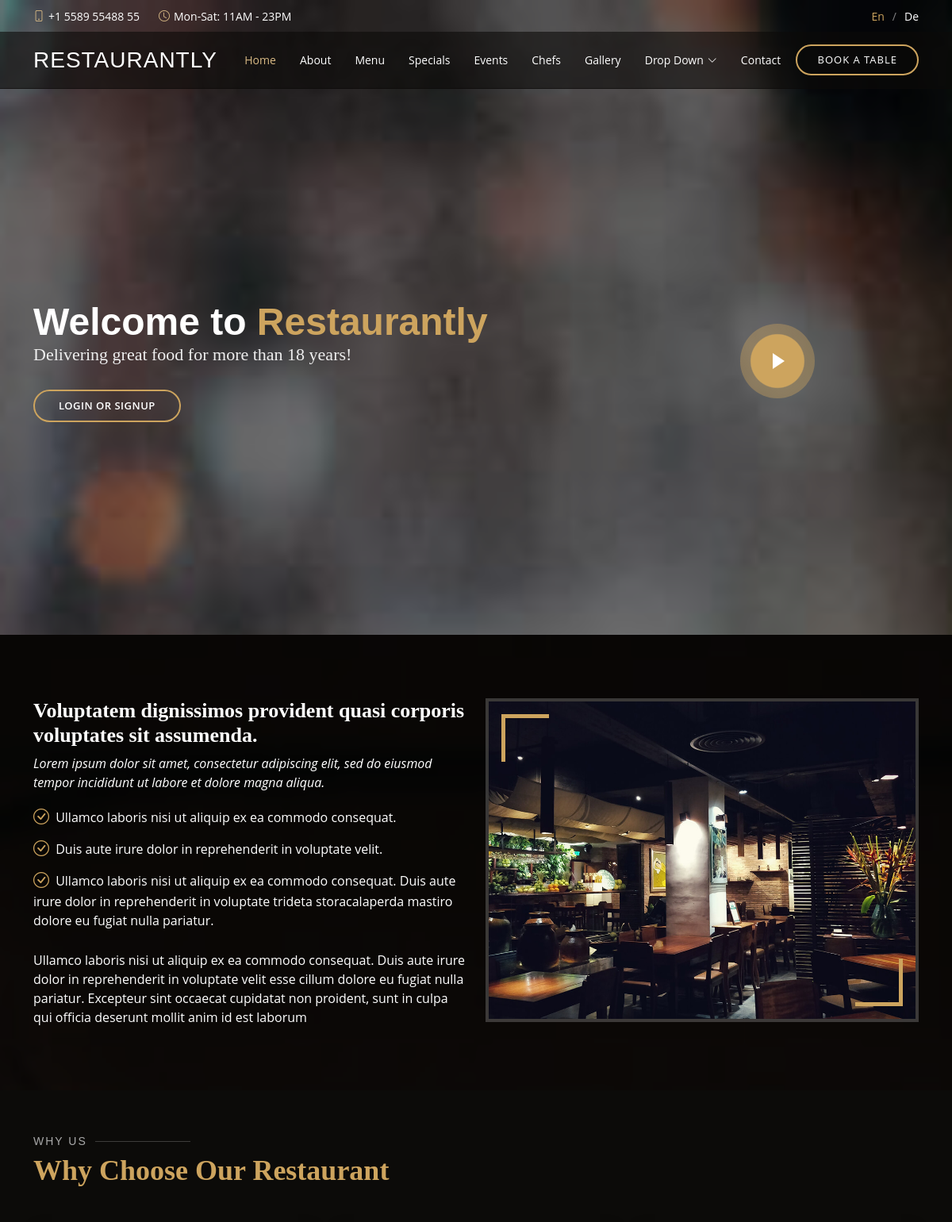
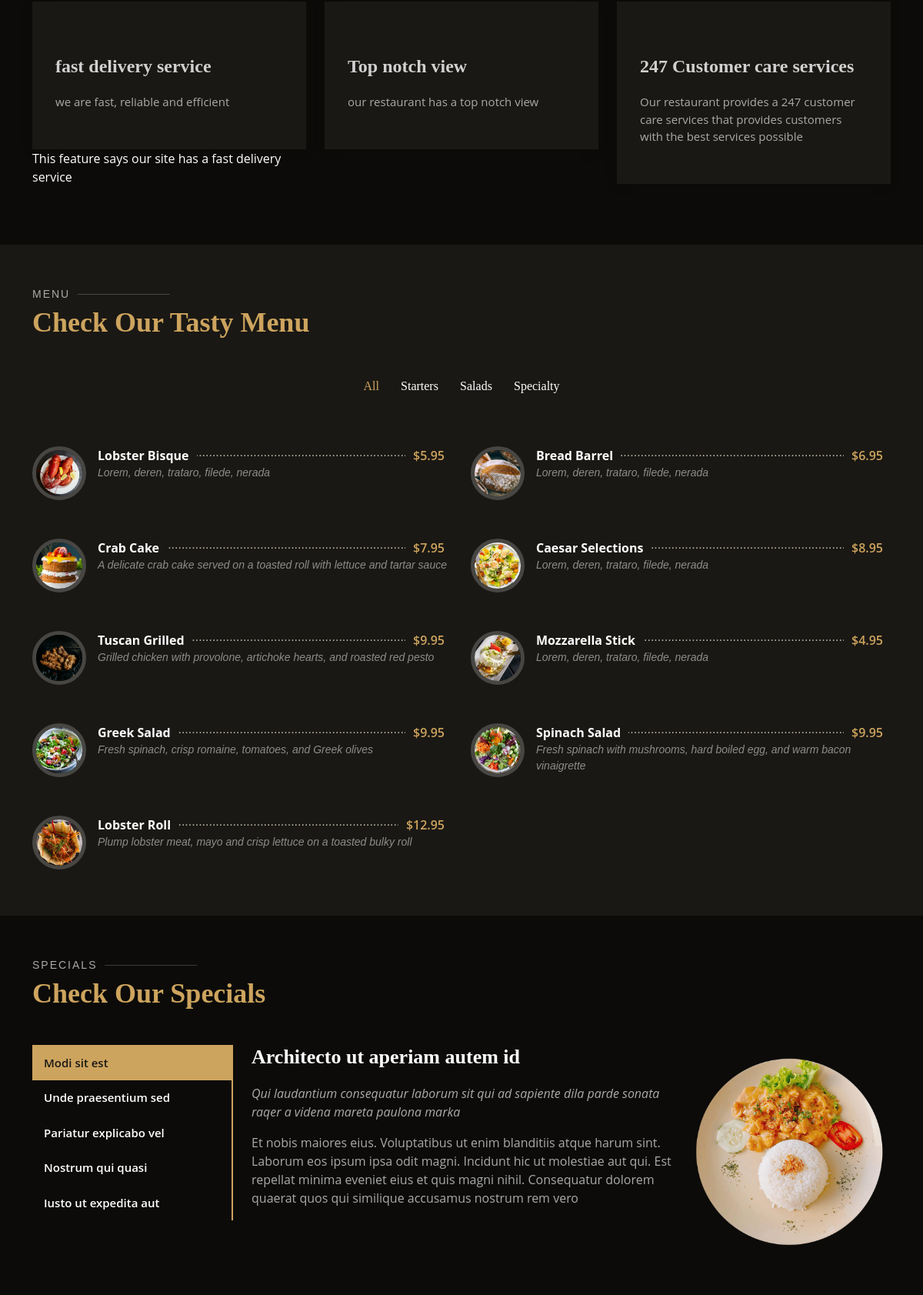
The page / (upper part) on the database its author committed (2 pictures, top to bottom).
### myapp/models.py (models this page shows)
class Feature(models.Model):
    name = models.CharField(max_length=100, default='default name value')
    details = models.CharField(max_length=500, default='default details value')

### myapp/views.py (the view)
# urls.py: path('', views.index, name= 'index'),
def index(request):
    features = Feature.objects.all()
    return render(request, 'index.html', {'features':features})

### Templates/index.html (shortened to what this page needs)
{% load static %}
<!DOCTYPE html>
<html lang="en">
<head>
  <link href="{% static ' assets/vendor/animate.css/animate.min.css' %}" rel="stylesheet">
  <link href="{% static ' assets/vendor/aos/aos.css" rel="stylesheet' %}">
  <link href="{% static ' assets/vendor/bootstrap/css/bootstrap.min.css' %}" rel="stylesheet">
  <link href="{% static ' assets/vendor/bootstrap-icons/bootstrap-icons.css' %}" rel="stylesheet">
  <link href="{% static ' assets/vendor/boxicons/css/boxicons.min.css' %}" rel="stylesheet">
  <link href="{% static ' assets/vendor/glightbox/css/glightbox.min.css' %}" rel="stylesheet">
  <link href="{% static ' assets/vendor/swiper/swiper-bundle.min.css' %}" rel="stylesheet">
  <link href="{% static 'assets/css/style.css' %}" rel="stylesheet">
</head>
<body>
  <div id="topbar" class="d-flex align-items-center fixed-top">
    <div class="container d-flex justify-content-center justify-content-md-between">
      <div class="contact-info d-flex align-items-center">
        <i class="bi bi-phone d-flex align-items-center"><span>+1 5589 55488 55</span></i>
        <i class="bi bi-clock d-flex align-items-center ms-4"><span> Mon-Sat: 11AM - 23PM</span></i>
      </div>
      <div class="languages d-none d-md-flex align-items-center">
        <ul>
          <li>En</li>
          <li><a href="#">De</a></li>
        </ul>
      </div>
    </div>
  </div>
  <header id="header" class="fixed-top d-flex align-items-cente">
    <div class="container-fluid container-xl d-flex align-items-center justify-content-lg-between">
      <h1 class="logo me-auto me-lg-0"><a href="index.html">Restaurantly</a></h1>
      <nav id="navbar" class="navbar order-last order-lg-0">
        <ul>
          <li><a class="nav-link scrollto active" href="#hero">Home</a></li>
          <li><a class="nav-link scrollto" href="#about">About</a></li>
          <li><a class="nav-link scrollto" href="#menu">Menu</a></li>
          <li><a class="nav-link scrollto" href="#specials">Specials</a></li>
          <li><a class="nav-link scrollto" href="#events">Events</a></li>
          <li><a class="nav-link scrollto" href="#chefs">Chefs</a></li>
          <li><a class="nav-link scrollto" href="#gallery">Gallery</a></li>
          <li class="dropdown"><a href="#"><span>Drop Down</span> <i class="bi bi-chevron-down"></i></a>
          </li>
          <li><a class="nav-link scrollto" href="#contact">Contact</a></li>
        </ul>
      </nav>
      <a href="#book-a-table" class="book-a-table-btn scrollto d-none d-lg-flex">Book a table</a>
    </div>
  </header>
  <section id="hero" class="d-flex align-items-center">
    <div class="container position-relative text-center text-lg-start" data-aos="zoom-in" data-aos-delay="100">
      <div class="row">
        <div class="col-lg-8">
          {% if user.is_authenticated %}
          <h1>Welcome, <span>{{user.username}}</span></h1>
          <h2>Delivering great food for more than 18 years!</h2>
          {% else %}
          <h1>Welcome to <span>Restaurantly</span></h1>
          <h2>Delivering great food for more than 18 years!</h2>
          {% endif %}
          <div class="btns">
            {% if user.is_authenticated %}
            <a href="" class="btn-menu animated fadeInUp scrollto">Logout</a>
            <a href="#menu" class="btn-menu animated fadeInUp scrollto">Our Menu</a>
            <a href="#book-a-table" class="btn-book animated fadeInUp scrollto">Book a Table</a>
            {% else %}
            <a href="login.html" class="btn-menu animated fadeInUp scrollto">login or signup</a>
            {% endif %}
          </div>
        </div>
        <div class="col-lg-4 d-flex align-items-center justify-content-center position-relative" data-aos="zoom-in" data-aos-delay="200">
          <a href="https://www.youtube.com/watch?v=u6BOC7CDUTQ" class="glightbox play-btn"></a>
        </div>
      </div>
    </div>
  </section>
  <main id="main">
    <section id="about" class="about">
      <div class="container" data-aos="fade-up">
        <div class="row">
          <div class="col-lg-6 order-1 order-lg-2" data-aos="zoom-in" data-aos-delay="100">
            <div class="about-img">
              <img src="{% static 'assets/img/about.jpg' %}" alt="">
            </div>
          </div>
          <div class="col-lg-6 pt-4 pt-lg-0 order-2 order-lg-1 content">
            <h3>Voluptatem dignissimos provident quasi corporis voluptates sit assumenda.</h3>
            <p class="fst-italic">
              Lorem ipsum dolor sit amet, consectetur adipiscing elit, sed do eiusmod tempor incididunt ut labore et dolore
              magna aliqua.
            </p>
            <ul>
              <li><i class="bi bi-check-circle"></i> Ullamco laboris nisi ut aliquip ex ea commodo consequat.</li>
              <li><i class="bi bi-check-circle"></i> Duis aute irure dolor in reprehenderit in voluptate velit.</li>
              <li><i class="bi bi-check-circle"></i> Ullamco laboris nisi ut aliquip ex ea commodo consequat. Duis aute irure dolor in reprehenderit in voluptate trideta storacalaperda mastiro dolore eu fugiat nulla pariatur.</li>
            </ul>
            <p>
              Ullamco laboris nisi ut aliquip ex ea commodo consequat. Duis aute irure dolor in reprehenderit in voluptate
              velit esse cillum dolore eu fugiat nulla pariatur. Excepteur sint occaecat cupidatat non proident, sunt in
              culpa qui officia deserunt mollit anim id est laborum
            </p>
          </div>
        </div>
      </div>
    </section>
    <section id="why-us" class="why-us">
      <div class="container" data-aos="fade-up">
        <div class="section-title">
          <h2>Why Us</h2>
          <p>Why Choose Our Restaurant</p>
        </div>
        <div class="row">
         {% for feature in features %}
          <div class="col-lg-4">
            <div class="box" data-aos="zoom-in" data-aos-delay="100">
              <h4>{{feature.name}}</h4>
              <p>{{feature.details}}</p>
            </div>
            {% if feature.name == 'fast delivery service' %}
            <p>This feature says our site has a fast delivery service</p>
            {% endif %}
          </div>
          {% endfor %}
      </div>
    </section>
    <section id="menu" class="menu section-bg">
      <div class="container" data-aos="fade-up">
        <div class="section-title">
          <h2>Menu</h2>
          <p>Check Our Tasty Menu</p>
        </div>
        <div class="row" data-aos="fade-up" data-aos-delay="100">
          <div class="col-lg-12 d-flex justify-content-center">
            <ul id="menu-flters">
              <li data-filter="*" class="filter-active">All</li>
              <li data-filter=".filter-starters">Starters</li>
              <li data-filter=".filter-salads">Salads</li>
              <li data-filter=".filter-specialty">Specialty</li>
            </ul>
          </div>
        </div>
        <div class="row menu-container" data-aos="fade-up" data-aos-delay="200">
          <div class="col-lg-6 menu-item filter-starters">
            <img src="{% static 'assets/img/menu/lobster-bisque.jpg' %}" class="menu-img" alt="">
            <div class="menu-content">
              <a href="#">Lobster Bisque</a><span>$5.95</span>
            </div>
            <div class="menu-ingredients">
              Lorem, deren, trataro, filede, nerada
            </div>
          </div>
          <div class="col-lg-6 menu-item filter-specialty">
            <img src="{% static 'assets/img/menu/bread-barrel.jpg' %}" class="menu-img" alt="">
            <div class="menu-content">
              <a href="#">Bread Barrel</a><span>$6.95</span>
            </div>
            <div class="menu-ingredients">
              Lorem, deren, trataro, filede, nerada
            </div>
          </div>
          <div class="col-lg-6 menu-item filter-starters">
            <img src="{% static 'assets/img/menu/cake.jpg' %}" class="menu-img" alt="">
            <div class="menu-content">
              <a href="#">Crab Cake</a><span>$7.95</span>
            </div>
            <div class="menu-ingredients">
              A delicate crab cake served on a toasted roll with lettuce and tartar sauce
            </div>
          </div>
          <div class="col-lg-6 menu-item filter-salads">
            <img src="{% static 'assets/img/menu/caesar.jpg' %}" class="menu-img" alt="">
            <div class="menu-content">
              <a href="#">Caesar Selections</a><span>$8.95</span>
            </div>
            <div class="menu-ingredients">
              Lorem, deren, trataro, filede, nerada
            </div>
          </div>
          <div class="col-lg-6 menu-item filter-specialty">
            <img src="{% static 'assets/img/menu/tuscan-grilled.jpg' %}" class="menu-img" alt="">
            <div class="menu-content">
              <a href="#">Tuscan Grilled</a><span>$9.95</span>
            </div>
            <div class="menu-ingredients">
              Grilled chicken with provolone, artichoke hearts, and roasted red pesto
            </div>
          </div>
          <div class="col-lg-6 menu-item filter-starters">
            <img src="{% static 'assets/img/menu/mozzarella.jpg' %}" class="menu-img" alt="">
            <div class="menu-content">
              <a href="#">Mozzarella Stick</a><span>$4.95</span>
            </div>
            <div class="menu-ingredients">
              Lorem, deren, trataro, filede, nerada
            </div>
          </div>
          <div class="col-lg-6 menu-item filter-salads">
            <img src="{% static 'assets/img/menu/greek-salad.jpg' %}" class="menu-img" alt="">
            <div class="menu-content">
              <a href="#">Greek Salad</a><span>$9.95</span>
            </div>
            <div class="menu-ingredients">
              Fresh spinach, crisp romaine, tomatoes, and Greek olives
            </div>
          </div>
          <div class="col-lg-6 menu-item filter-salads">
            <img src="{% static 'assets/img/menu/spinach-salad.jpg' %}" class="menu-img" alt="">
            <div class="menu-content">
              <a href="#">Spinach Salad</a><span>$9.95</span>
            </div>
            <div class="menu-ingredients">
              Fresh spinach with mushrooms, hard boiled egg, and warm bacon vinaigrette
            </div>
          </div>
          <div class="col-lg-6 menu-item filter-specialty">
            <img src="{% static 'assets/img/menu/lobster-roll.jpg' %}" class="menu-img" alt="">
            <div class="menu-content">
              <a href="#">Lobster Roll</a><span>$12.95</span>
            </div>
            <div class="menu-ingredients">
              Plump lobster meat, mayo and crisp lettuce on a toasted bulky roll
            </div>
          </div>
        </div>
      </div>
    </section>
    <section id="specials" class="specials">
      <div class="container" data-aos="fade-up">
        <div class="section-title">
          <h2>Specials</h2>
          <p>Check Our Specials</p>
        </div>
        <div class="row" data-aos="fade-up" data-aos-delay="100">
          <div class="col-lg-3">
            <ul class="nav nav-tabs flex-column">
              <li class="nav-item">
                <a class="nav-link active show" data-bs-toggle="tab" href="#tab-1">Modi sit est</a>
              </li>
              <li class="nav-item">
                <a class="nav-link" data-bs-toggle="tab" href="#tab-2">Unde praesentium sed</a>
              </li>
              <li class="nav-item">
                <a class="nav-link" data-bs-toggle="tab" href="#tab-3">Pariatur explicabo vel</a>
              </li>
              <li class="nav-item">
                <a class="nav-link" data-bs-toggle="tab" href="#tab-4">Nostrum qui quasi</a>
              </li>
              <li class="nav-item">
                <a class="nav-link" data-bs-toggle="tab" href="#tab-5">Iusto ut expedita aut</a>
              </li>
            </ul>
          </div>
          <div class="col-lg-9 mt-4 mt-lg-0">
            <div class="tab-content">
              <div class="tab-pane active show" id="tab-1">
                <div class="row">
                  <div class="col-lg-8 details order-2 order-lg-1">
                    <h3>Architecto ut aperiam autem id</h3>
                    <p class="fst-italic">Qui laudantium consequatur laborum sit qui ad sapiente dila parde sonata raqer a videna mareta paulona marka</p>
                    <p>Et nobis maiores eius. Voluptatibus ut enim blanditiis atque harum sint. Laborum eos ipsum ipsa odit magni. Incidunt hic ut molestiae aut qui. Est repellat minima eveniet eius et quis magni nihil. Consequatur dolorem quaerat quos qui similique accusamus nostrum rem vero</p>
                  </div>
                  <div class="col-lg-4 text-center order-1 order-lg-2">
                    <img src="{% static 'assets/img/specials-1.png' %}" alt="" class="img-fluid">
                  </div>
                </div>
              </div>
            </div>
          </div>
        </div>
      </div>
    </section>
  </main>
</body>
</html>

### rows shown on the page
Feature: name "fast delivery service", details "we are fast, reliable and efficient", shows "This feature says our site has a fast delivery service"
Feature: name "Top notch view", details "our restaurant has a top notch view"
Feature: name "247 Customer care services", details "Our restaurant provides a 247 customer care services that provides customers with the best services possible"
